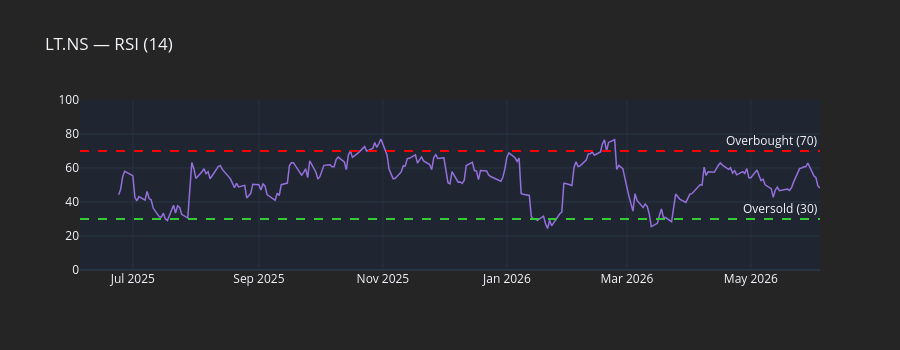

Here is the notebook cell this chart was saved with:
### Code cell
# ── 10e. RSI (14) ───────────────────────────────────────────────────────────
rsi = RSIIndicator(close=df["Close"], window=14).rsi()

fig = go.Figure()
fig.add_trace(go.Scatter(x=df.index, y=rsi, name="RSI(14)", line=dict(color="mediumpurple", width=1.5)))
fig.add_hline(y=70, line_dash="dash", line_color="red",       annotation_text="Overbought (70)")
fig.add_hline(y=30, line_dash="dash", line_color="limegreen", annotation_text="Oversold (30)")
fig.update_layout(
    title=f"{ticker} — RSI (14)",
    yaxis=dict(range=[0, 100]),
    height=350,
)
fig.show()

### Figure 1 — Plotly figure (JSON) as saved in the notebook; plotly's stock layout.template omitted (floating-point values rounded to 4 significant figures; data arrays with more than 128 entries replaced by an {"elided": "..."} marker saying what was removed)
{"data": [{"line": {"color": "mediumpurple", "width": 1.5}, "name": "RSI(14)", "type": "scatter", "x": {"elided": "249 str values"}, "y": {"elided": "249 float values"}}], "layout": {"annotations": [{"showarrow": false, "text": "Overbought (70)", "x": 1, "xanchor": "right", "xref": "x domain", "y": 70, "yanchor": "bottom", "yref": "y"}, {"showarrow": false, "text": "Oversold (30)", "x": 1, "xanchor": "right", "xref": "x domain", "y": 30, "yanchor": "bottom", "yref": "y"}], "height": 350, "shapes": [{"line": {"color": "red", "dash": "dash"}, "type": "line", "x0": 0, "x1": 1, "xref": "x domain", "y0": 70, "y1": 70, "yref": "y"}, {"line": {"color": "limegreen", "dash": "dash"}, "type": "line", "x0": 0, "x1": 1, "xref": "x domain", "y0": 30, "y1": 30, "yref": "y"}], "title": {"text": "LT.NS — RSI (14)"}, "yaxis": {"range": [0, 100]}}}
